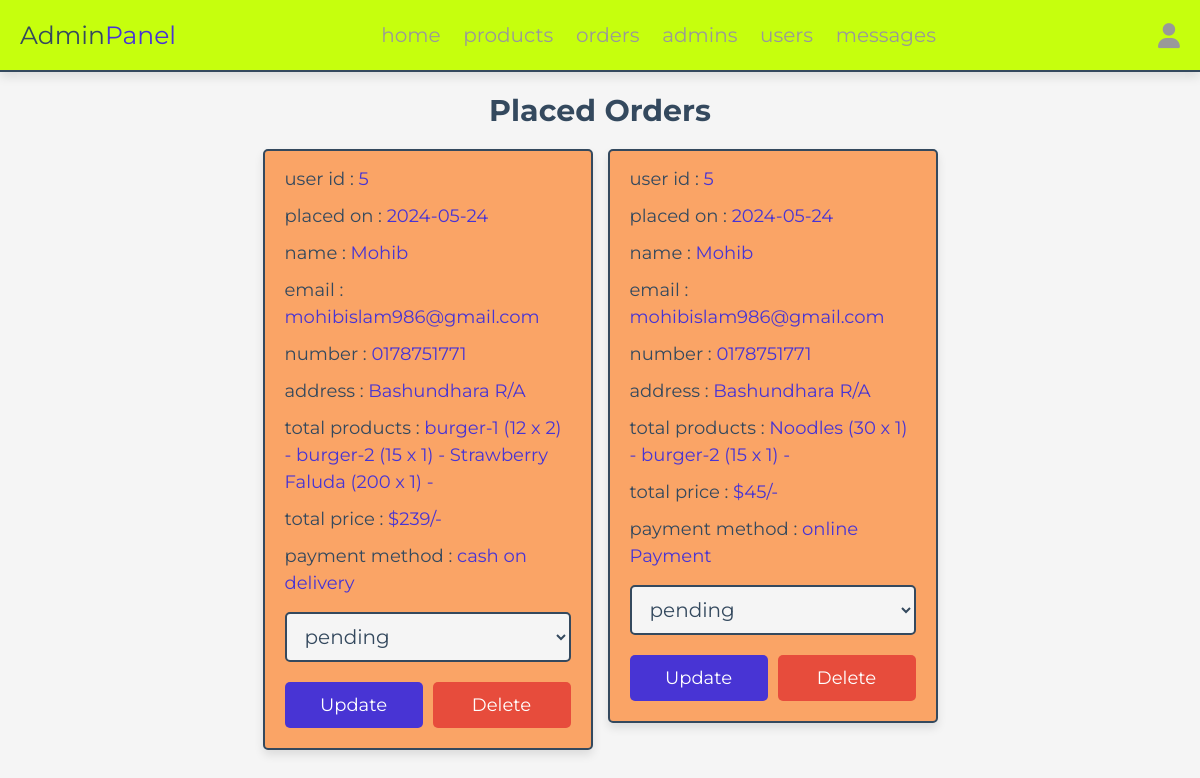
The page /admin/placed_orders.php (signed in) on the database its author committed.
### tables this page shows
CREATE TABLE `orders` (
  `id` int(100) NOT NULL,
  `user_id` int(100) NOT NULL,
  `name` varchar(20) NOT NULL,
  `number` varchar(10) NOT NULL,
  `email` varchar(50) NOT NULL,
  `method` varchar(50) NOT NULL,
  `address` varchar(500) NOT NULL,
  `total_products` varchar(1000) NOT NULL,
  `total_price` int(100) NOT NULL,
  `placed_on` date NOT NULL DEFAULT current_timestamp(),
  `payment_status` varchar(20) NOT NULL DEFAULT 'pending'
);

### admin/placed_orders.php (the view, shortened to what this page needs)
<?php
include '../components/connect.php';
?>
<!DOCTYPE html>
<html lang="en">
<head>
   <link rel="stylesheet" href="https://cdnjs.cloudflare.com/ajax/libs/font-awesome/6.1.1/css/all.min.css">
   <link rel="stylesheet" href="../css/admin_style.css">
</head>
<body>
<?php include '../components/admin_header.php' ?>
<section class="placed-orders">
   <h1 class="heading">placed orders</h1>
   <div class="box-container">
   <?php
      $select_orders = $conn->prepare("SELECT * FROM `orders`");
      $select_orders->execute();
      if($select_orders->rowCount() > 0){
         while($fetch_orders = $select_orders->fetch(PDO::FETCH_ASSOC)){
   ?>
   <div class="box" style="background-color:#faa466;">
      <p> user id : <span><?= $fetch_orders['user_id']; ?></span> </p>
      <p> placed on : <span><?= $fetch_orders['placed_on']; ?></span> </p>
      <p> name : <span><?= $fetch_orders['name']; ?></span> </p>
      <p> email : <span><?= $fetch_orders['email']; ?></span> </p>
      <p> number : <span><?= $fetch_orders['number']; ?></span> </p>
      <p> address : <span><?= $fetch_orders['address']; ?></span> </p>
      <p> total products : <span><?= $fetch_orders['total_products']; ?></span> </p>
      <p> total price : <span>$<?= $fetch_orders['total_price']; ?>/-</span> </p>
      <p> payment method : <span><?= $fetch_orders['method']; ?></span> </p>
      <form action="" method="POST">
         <select name="payment_status" class="drop-down">
            <option value="" selected disabled><?= $fetch_orders['payment_status']; ?></option>
         </select>
         <div class="flex-btn">
            <input type="submit" value="update" class="btn" name="update_payment">
            <a href="placed_orders.php?delete=<?= $fetch_orders['id']; ?>" class="delete-btn" onclick="return confirm('delete this order?');">delete</a>
         </div>
      </form>
   </div>
   <?php
      }
   }else{
      echo '<p class="empty">no orders placed yet!</p>';
   }
   ?>
   </div>
</section>
</body>
</html>

### css/admin_style.css (style rules this page uses)
:root { --main-color:#4834d4; --red:#e74c3c; --orange:#f39c12; --black:#34495e; --white:#fff; --light-bg:#f5f5f5; --light-color:#999; --border:.2rem solid var(--black); --box-shadow:0 .5rem 1rem rgba(0,0,0,.1); }
* { font-family: 'Montserrat', sans-serif; margin:0; padding:0; box-sizing: border-box; text-decoration: none; outline: none; border:none; }
html { font-size: 62.5%; overflow-x: hidden; }
body { background-color: var(--light-bg); }
section { max-width: 1200px; margin:0 auto; padding:2rem; }
.btn, .delete-btn, .option-btn { display: block; margin-top: 1rem; border-radius: .5rem; cursor: pointer; width: 100%; font-size: 1.8rem; color:var(--white); padding:1.2rem 3rem; text-transform: capitalize; text-align: center; }
.btn { background-color: var(--main-color); }
.delete-btn { background-color: var(--red); }
.flex-btn { display: flex; gap:1rem; }
.heading { text-align: center; margin-bottom: 2rem; text-transform: capitalize; color:var(--black); font-size: 3rem; }
.placed-orders .box-container { display: grid; grid-template-columns: repeat(auto-fit, 33rem); gap:1.5rem; justify-content: center; align-items: flex-start; }
.placed-orders .box-container .box { background-color: var(--white); border-radius: .5rem; box-shadow: var(--box-shadow); border:var(--border); padding:2rem; padding-top: 1rem; }
.placed-orders .box-container .box p { padding: .5rem 0; line-height: 1.5; font-size: 1.8rem; color:var(--black); }
.placed-orders .box-container .box p span { color:var(--main-color); }
.placed-orders .box-container .box .drop-down { width: 100%; margin:1rem 0; background-color: var(--light-bg); padding:1rem 1.4rem; font-size: 2rem; color:var(--black); border:var(--border); border-radius: .5rem; }

### rows shown on the page
orders: user "5", placed_on "2024-05-24", name "Mohib", email "mohibislam986@gmail.com", number "0178751771", address "Bashundhara R/A", total_products "burger-1 (12 x 2) - burger-2 (15 x 1) - Strawberry Faluda (200 x 1) -", total_price "239", method "cash on delivery", payment_status "pending"
orders: user "5", placed_on "2024-05-24", name "Mohib", email "mohibislam986@gmail.com", number "0178751771", address "Bashundhara R/A", total_products "Noodles (30 x 1) - burger-2 (15 x 1) -", total_price "45", method "online Payment", payment_status "pending"
